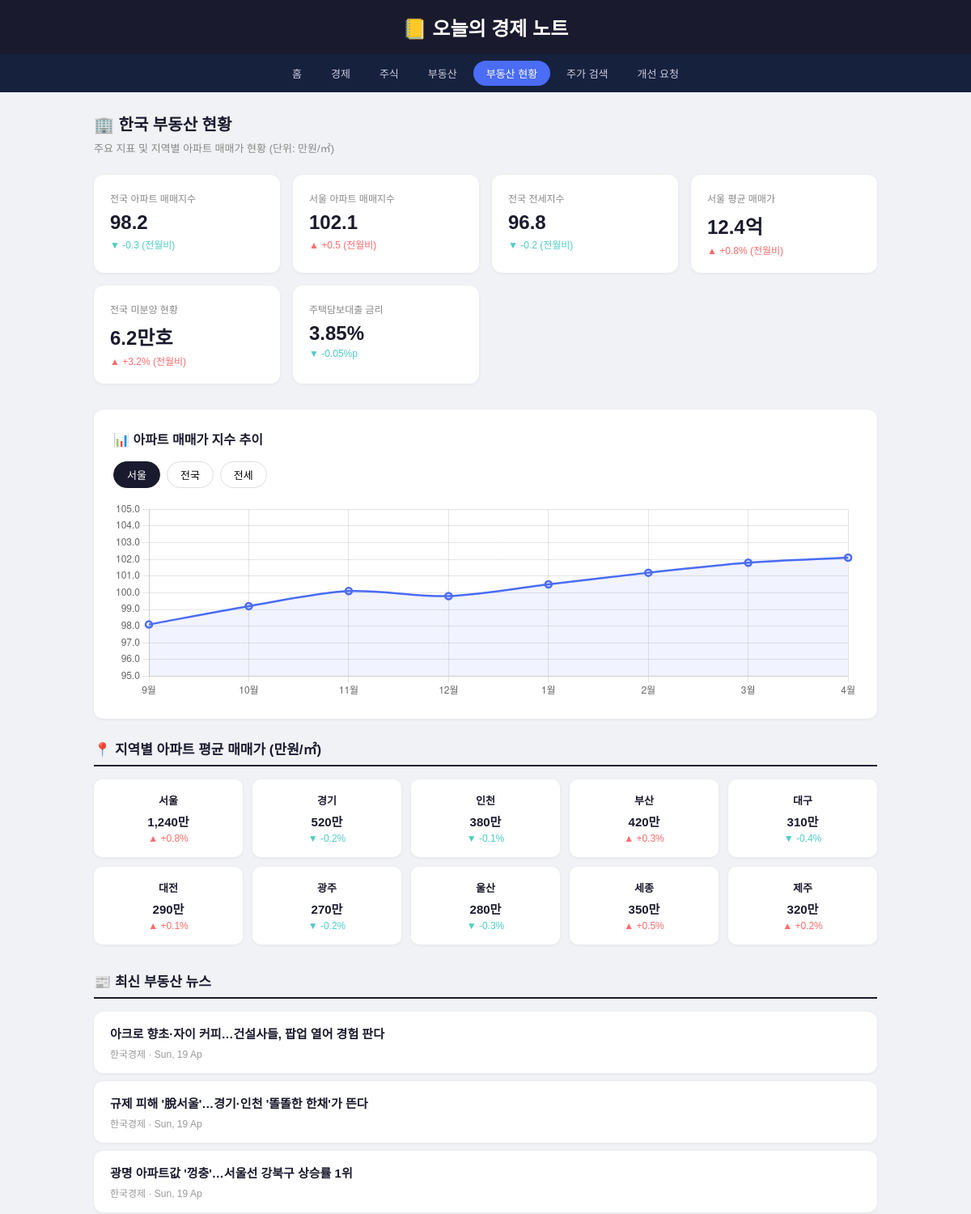
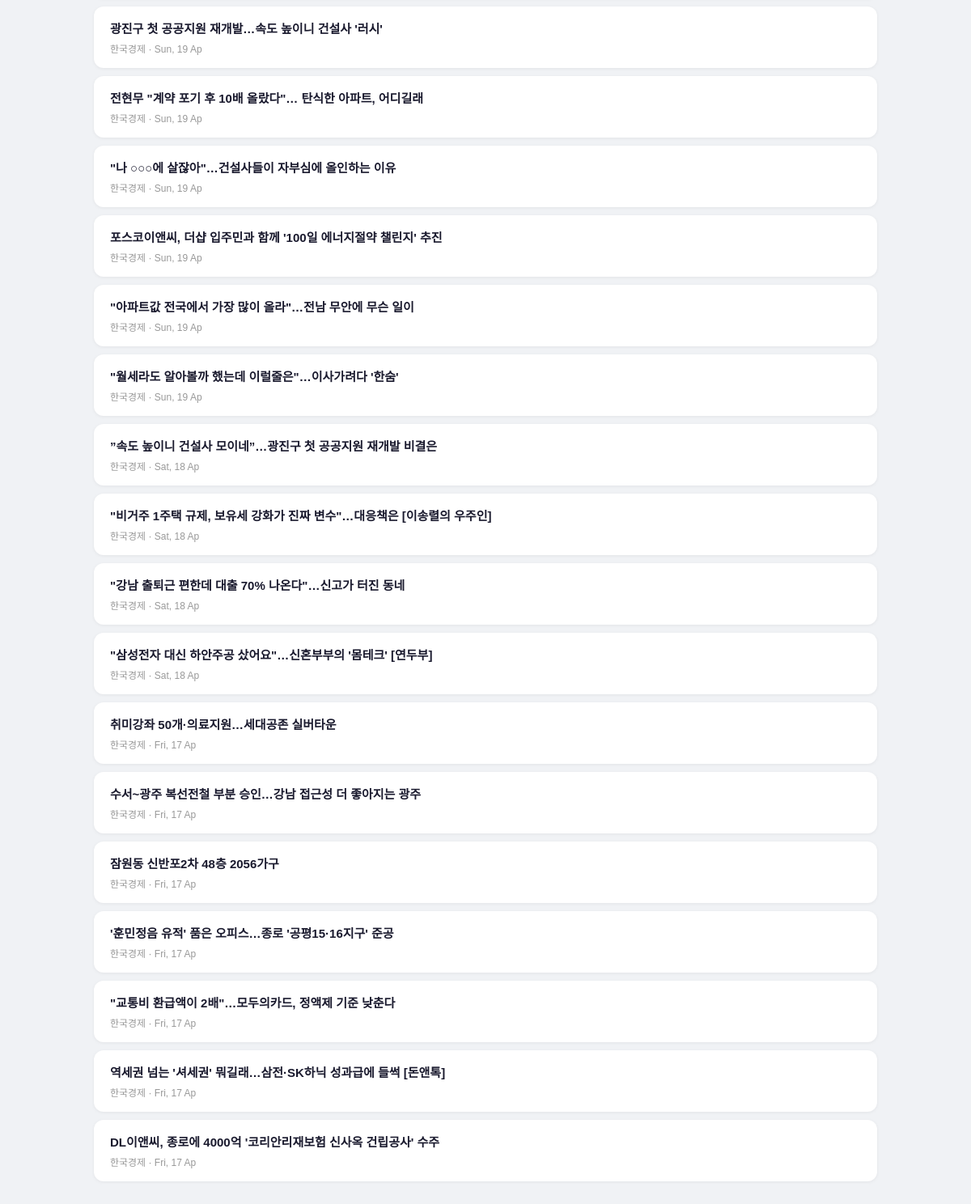
The app's page /realestate with its own data (2 pictures, top to bottom).
### tables this page shows
CREATE TABLE articles (
            id       INTEGER PRIMARY KEY AUTOINCREMENT,
            title    TEXT NOT NULL,
            link     TEXT,
            source   TEXT,
            category TEXT,
            date     TEXT
        );

### app.py (the view)
@app.route("/realestate")
def realestate():
    articles = get_articles("부동산")
    return render_template("realestate.html", articles=articles)

### app.py (called while the page is built, shortened)
def get_articles(category=None):
    conn = sqlite3.connect(DB)
    c = conn.cursor()
    if category:
        c.execute("""
            SELECT id, title, link, source, category, date
            FROM articles WHERE category=?
            ORDER BY date DESC LIMIT 20
        """, (category,))
    rows = c.fetchall()
    conn.close()
    return [{"id": r[0], "title": r[1], "link": r[2], "source": r[3], "category": r[4], "date": r[5]} for r in rows]

### templates/realestate.html (shortened to what this page needs)
<!DOCTYPE html>
<html lang="ko">
<head>
</head>
<body>
<header><h1>📒 오늘의 경제 노트</h1></header>
<nav>
  <a href="/">홈</a>
  <a href="/news/경제">경제</a>
  <a href="/news/주식">주식</a>
  <a href="/news/부동산">부동산</a>
  <a href="/realestate" class="active">부동산 현황</a>
  <a href="/stock">주가 검색</a>
  <a href="/feedback">개선 요청</a>
</nav>
<div class="container">
  <h2>🏢 한국 부동산 현황</h2>
  <p class="subtitle">주요 지표 및 지역별 아파트 매매가 현황 (단위: 만원/㎡)</p>
  <div class="stat-grid">
    <div class="stat-card">
      <div class="label">전국 아파트 매매지수</div>
      <div class="value">98.2</div>
      <div class="change down">▼ -0.3 (전월비)</div>
    </div>
    <div class="stat-card">
      <div class="label">서울 아파트 매매지수</div>
      <div class="value">102.1</div>
      <div class="change up">▲ +0.5 (전월비)</div>
    </div>
    <div class="stat-card">
      <div class="label">전국 전세지수</div>
      <div class="value">96.8</div>
      <div class="change down">▼ -0.2 (전월비)</div>
    </div>
    <div class="stat-card">
      <div class="label">서울 평균 매매가</div>
      <div class="value">12.4억</div>
      <div class="change up">▲ +0.8% (전월비)</div>
    </div>
    <div class="stat-card">
      <div class="label">전국 미분양 현황</div>
      <div class="value">6.2만호</div>
      <div class="change up">▲ +3.2% (전월비)</div>
    </div>
    <div class="stat-card">
      <div class="label">주택담보대출 금리</div>
      <div class="value">3.85%</div>
      <div class="change down">▼ -0.05%p</div>
    </div>
  </div>
  <div class="chart-section">
    <h3>📊 아파트 매매가 지수 추이</h3>
    <div class="chart-tabs">
      <button class="chart-tab active" onclick="changeChart('seoul', this)">서울</button>
      <button class="chart-tab" onclick="changeChart('nationwide', this)">전국</button>
      <button class="chart-tab" onclick="changeChart('jeonse', this)">전세</button>
    </div>
    <canvas id="priceChart" height="80"></canvas>
  </div>
  <div class="section-title">📍 지역별 아파트 평균 매매가 (만원/㎡)</div>
  <div class="region-grid">
    <div class="region-card"><div class="region">서울</div><div class="price">1,240만</div><div class="diff up">▲ +0.8%</div></div>
    <div class="region-card"><div class="region">경기</div><div class="price">520만</div><div class="diff down">▼ -0.2%</div></div>
    <div class="region-card"><div class="region">인천</div><div class="price">380만</div><div class="diff down">▼ -0.1%</div></div>
    <div class="region-card"><div class="region">부산</div><div class="price">420만</div><div class="diff up">▲ +0.3%</div></div>
    <div class="region-card"><div class="region">대구</div><div class="price">310만</div><div class="diff down">▼ -0.4%</div></div>
    <div class="region-card"><div class="region">대전</div><div class="price">290만</div><div class="diff up">▲ +0.1%</div></div>
    <div class="region-card"><div class="region">광주</div><div class="price">270만</div><div class="diff down">▼ -0.2%</div></div>
    <div class="region-card"><div class="region">울산</div><div class="price">280만</div><div class="diff down">▼ -0.3%</div></div>
    <div class="region-card"><div class="region">세종</div><div class="price">350만</div><div class="diff up">▲ +0.5%</div></div>
    <div class="region-card"><div class="region">제주</div><div class="price">320만</div><div class="diff up">▲ +0.2%</div></div>
  </div>
  <div class="section-title">📰 최신 부동산 뉴스</div>
  {% for article in articles %}
  <div class="article-card">
    <h4><a href="{{ article['link'] }}" target="_blank" rel="noreferrer">{{ article['title'] }}</a></h4>
    <div class="meta">{{ article['source'] }} · {{ article['date'] }}</div>
  </div>
  {% endfor %}
</div>
<script>
const chartData = {
  seoul:      [98.1, 99.2, 100.1, 99.8, 100.5, 101.2, 101.8, 102.1],
  nationwide: [99.2, 99.5, 99.8, 99.3, 98.9, 98.5, 98.3, 98.2],
  jeonse:     [97.5, 97.8, 98.1, 97.9, 97.5, 97.1, 96.9, 96.8],
};
const labels = ['9월', '10월', '11월', '12월', '1월', '2월', '3월', '4월'];
const colors = { seoul: '#4a6cf7', nationwide: '#1a1a2e', jeonse: '#f59e0b' };
const names  = { seoul: '서울 매매', nationwide: '전국 매매', jeonse: '전국 전세' };
let chart;
window.onload = function() {
  const ctx = document.getElementById('priceChart').getContext('2d');
  chart = new Chart(ctx, {
    type: 'line',
    data: {
      labels,
      datasets: [{
        label: '서울 매매',
        data: chartData.seoul,
        borderColor: '#4a6cf7',
        backgroundColor: 'rgba(74,108,247,0.08)',
        borderWidth: 2.5,
        pointRadius: 4,
        tension: 0.3,
        fill: true,
      }]
    },
    options: {
      responsive: true,
      plugins: { legend: { display: false } },
      scales: {
        y: { min: 95, max: 105, ticks: { callback: v => v.toFixed(1) } }
      }
    }
  });
};
function changeChart(type, btn) {
  document.querySelectorAll('.chart-tab').forEach(t => t.classList.remove('active'));
  btn.classList.add('active');
  chart.data.datasets[0].data            = chartData[type];
  chart.data.datasets[0].borderColor     = colors[type];
  chart.data.datasets[0].backgroundColor = colors[type] + '15';
  chart.data.datasets[0].label           = names[type];
  chart.update();
}
</script>
</body>
</html>

### templates/realestate.html (style rules this page uses)
* { box-sizing: border-box; margin: 0; padding: 0; }
body { font-family: 'Apple SD Gothic Neo', sans-serif; background: #f0f2f5; color: #1a1a2e; }
header { background: #1a1a2e; color: white; padding: 16px 0; text-align: center; }
header h1 { font-size: 24px; font-weight: 700; }
nav { background: #16213e; display: flex; justify-content: center; gap: 4px; padding: 8px; flex-wrap: wrap; }
nav a { color: #ccd; text-decoration: none; padding: 6px 16px; border-radius: 20px; font-size: 13px; transition: all 0.2s; }
nav a:hover, nav a.active { background: #4a6cf7; color: white; }
.container { max-width: 1000px; margin: 0 auto; padding: 24px 16px 40px; }
h2 { font-size: 20px; margin-bottom: 6px; }
.subtitle { font-size: 13px; color: #888; margin-bottom: 24px; }
.stat-grid { display: grid; grid-template-columns: repeat(auto-fill, minmax(200px, 1fr)); gap: 16px; margin-bottom: 32px; }
.stat-card { background: white; border-radius: 12px; padding: 20px; box-shadow: 0 1px 4px rgba(0,0,0,0.06); }
.stat-card .label { font-size: 12px; color: #888; margin-bottom: 8px; }
.stat-card .value { font-size: 24px; font-weight: 700; color: #1a1a2e; }
.stat-card .change { font-size: 12px; margin-top: 4px; }
.up { color: #ff6b6b; }
.down { color: #4ecdc4; }
.chart-section { background: white; border-radius: 12px; padding: 24px; box-shadow: 0 1px 4px rgba(0,0,0,0.06); margin-bottom: 24px; }
.chart-section h3 { font-size: 16px; margin-bottom: 16px; color: #1a1a2e; }
.chart-tabs { display: flex; gap: 8px; margin-bottom: 16px; flex-wrap: wrap; }
.chart-tab { padding: 6px 16px; border-radius: 20px; border: 1.5px solid #ddd; background: white; font-size: 13px; cursor: pointer; font-family: inherit; transition: all 0.2s; }
.chart-tab.active { background: #1a1a2e; color: white; border-color: #1a1a2e; }
.region-grid { display: grid; grid-template-columns: repeat(auto-fill, minmax(160px, 1fr)); gap: 12px; margin-bottom: 32px; }
.region-card { background: white; border-radius: 10px; padding: 16px; box-shadow: 0 1px 4px rgba(0,0,0,0.06); text-align: center; }
.region-card .region { font-size: 13px; font-weight: 600; margin-bottom: 6px; }
.region-card .price { font-size: 15px; font-weight: 700; color: #1a1a2e; }
.region-card .diff { font-size: 12px; margin-top: 4px; }
.article-card { background: white; border-radius: 12px; padding: 16px 20px; margin-bottom: 10px; box-shadow: 0 1px 4px rgba(0,0,0,0.06); transition: transform 0.15s; }
.article-card h4 { font-size: 15px; margin-bottom: 6px; }
.article-card h4 a { color: #1a1a2e; text-decoration: none; }
.meta { font-size: 12px; color: #999; }
.section-title { font-size: 17px; font-weight: 600; margin-bottom: 16px; padding-bottom: 8px; border-bottom: 2px solid #1a1a2e; }

### records on screen
articles: title "아크로 향초·자이 커피…건설사들, 팝업 열어 경험 판다", source "한국경제", date "Sun, 19 Ap"
articles: title "규제 피해 '脫서울'…경기·인천 '똘똘한 한채'가 뜬다", source "한국경제", date "Sun, 19 Ap"
articles: title "광명 아파트값 '껑충'…서울선 강북구 상승률 1위", source "한국경제", date "Sun, 19 Ap"
articles: title "광진구 첫 공공지원 재개발…속도 높이니 건설사 '러시'", source "한국경제", date "Sun, 19 Ap"
articles: title "전현무 \"계약 포기 후 10배 올랐다\"… 탄식한 아파트, 어디길래", source "한국경제", date "Sun, 19 Ap"
articles: title "\"나 ○○○에 살잖아\"…건설사들이 자부심에 올인하는 이유", source "한국경제", date "Sun, 19 Ap"
articles: title "포스코이앤씨, 더샵 입주민과 함께 '100일 에너지절약 챌린지' 추진", source "한국경제", date "Sun, 19 Ap"
articles: title "\"아파트값 전국에서 가장 많이 올라\"…전남 무안에 무슨 일이", source "한국경제", date "Sun, 19 Ap"
articles: title "\"월세라도 알아볼까 했는데 이럴줄은\"…이사가려다 '한숨'", source "한국경제", date "Sun, 19 Ap"
articles: title "”속도 높이니 건설사 모이네”…광진구 첫 공공지원 재개발 비결은", source "한국경제", date "Sat, 18 Ap"
articles: title "\"비거주 1주택 규제, 보유세 강화가 진짜 변수\"…대응책은 [이송렬의 우주인]", source "한국경제", date "Sat, 18 Ap"
articles: title "\"강남 출퇴근 편한데 대출 70% 나온다\"…신고가 터진 동네", source "한국경제", date "Sat, 18 Ap"
articles: title "\"삼성전자 대신 하안주공 샀어요\"…신혼부부의 '몸테크' [연두부]", source "한국경제", date "Sat, 18 Ap"
articles: title "취미강좌 50개·의료지원…세대공존 실버타운", source "한국경제", date "Fri, 17 Ap"
articles: title "수서~광주 복선전철 부분 승인…강남 접근성 더 좋아지는 광주", source "한국경제", date "Fri, 17 Ap"
articles: title "잠원동 신반포2차 48층 2056가구", source "한국경제", date "Fri, 17 Ap"
articles: title "'훈민정음 유적' 품은 오피스…종로 '공평15·16지구' 준공", source "한국경제", date "Fri, 17 Ap"
articles: title "\"교통비 환급액이 2배\"…모두의카드, 정액제 기준 낮춘다", source "한국경제", date "Fri, 17 Ap"
articles: title "역세권 넘는 '셔세권' 뭐길래…삼전·SK하닉 성과급에 들썩 [돈앤톡]", source "한국경제", date "Fri, 17 Ap"
articles: title "DL이앤씨, 종로에 4000억 '코리안리재보험 신사옥 건립공사' 수주", source "한국경제", date "Fri, 17 Ap"
